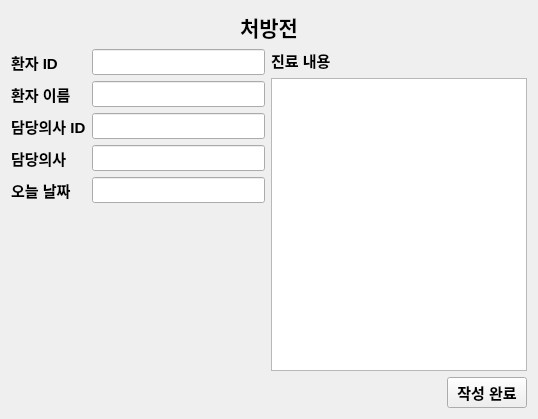
<?xml version="1.0" encoding="UTF-8"?>
<ui version="4.0">
 <class>Prescription</class>
 <widget class="QWidget" name="Prescription">
  <property name="geometry">
   <rect>
    <x>0</x>
    <y>0</y>
    <width>538</width>
    <height>419</height>
   </rect>
  </property>
  <property name="windowTitle">
   <string>Form</string>
  </property>
  <layout class="QGridLayout" name="gridLayout">
   <item row="0" column="0">
    <widget class="QLabel" name="label">
     <property name="font">
      <font>
       <pointsize>16</pointsize>
       <bold>true</bold>
      </font>
     </property>
     <property name="text">
      <string>처방전</string>
     </property>
     <property name="alignment">
      <set>Qt::AlignCenter</set>
     </property>
    </widget>
   </item>
   <item row="1" column="0">
    <layout class="QHBoxLayout" name="horizontalLayout">
     <item>
      <layout class="QFormLayout" name="formLayout">
       <item row="0" column="0">
        <widget class="QLabel" name="label_2">
         <property name="font">
          <font>
           <pointsize>11</pointsize>
           <bold>true</bold>
          </font>
         </property>
         <property name="text">
          <string>환자 ID</string>
         </property>
         <property name="buddy">
          <cstring>lineEdit</cstring>
         </property>
        </widget>
       </item>
       <item row="0" column="1">
        <widget class="QLineEdit" name="lineEdit">
         <property name="font">
          <font>
           <pointsize>11</pointsize>
          </font>
         </property>
        </widget>
       </item>
       <item row="1" column="0">
        <widget class="QLabel" name="label_3">
         <property name="font">
          <font>
           <pointsize>11</pointsize>
           <bold>true</bold>
          </font>
         </property>
         <property name="text">
          <string>환자 이름</string>
         </property>
         <property name="buddy">
          <cstring>lineEdit_2</cstring>
         </property>
        </widget>
       </item>
       <item row="2" column="0">
        <widget class="QLabel" name="label_4">
         <property name="font">
          <font>
           <pointsize>11</pointsize>
           <bold>true</bold>
          </font>
         </property>
         <property name="text">
          <string>담당의사 ID</string>
         </property>
         <property name="buddy">
          <cstring>lineEdit_3</cstring>
         </property>
        </widget>
       </item>
       <item row="3" column="0">
        <widget class="QLabel" name="label_5">
         <property name="font">
          <font>
           <pointsize>11</pointsize>
           <bold>true</bold>
          </font>
         </property>
         <property name="text">
          <string>담당의사</string>
         </property>
         <property name="buddy">
          <cstring>lineEdit_4</cstring>
         </property>
        </widget>
       </item>
       <item row="4" column="0">
        <widget class="QLabel" name="label_6">
         <property name="font">
          <font>
           <pointsize>11</pointsize>
           <bold>true</bold>
          </font>
         </property>
         <property name="text">
          <string>오늘 날짜</string>
         </property>
         <property name="buddy">
          <cstring>lineEdit_5</cstring>
         </property>
        </widget>
       </item>
       <item row="1" column="1">
        <widget class="QLineEdit" name="lineEdit_2">
         <property name="font">
          <font>
           <pointsize>11</pointsize>
          </font>
         </property>
        </widget>
       </item>
       <item row="2" column="1">
        <widget class="QLineEdit" name="lineEdit_3">
         <property name="font">
          <font>
           <pointsize>11</pointsize>
          </font>
         </property>
        </widget>
       </item>
       <item row="3" column="1">
        <widget class="QLineEdit" name="lineEdit_4">
         <property name="font">
          <font>
           <pointsize>11</pointsize>
          </font>
         </property>
        </widget>
       </item>
       <item row="4" column="1">
        <widget class="QLineEdit" name="lineEdit_5">
         <property name="font">
          <font>
           <pointsize>11</pointsize>
          </font>
         </property>
        </widget>
       </item>
      </layout>
     </item>
     <item>
      <layout class="QVBoxLayout" name="verticalLayout">
       <item>
        <widget class="QLabel" name="label_7">
         <property name="font">
          <font>
           <pointsize>11</pointsize>
           <bold>true</bold>
          </font>
         </property>
         <property name="text">
          <string>진료 내용</string>
         </property>
         <property name="buddy">
          <cstring>textEdit</cstring>
         </property>
        </widget>
       </item>
       <item>
        <widget class="QTextEdit" name="textEdit">
         <property name="font">
          <font>
           <pointsize>11</pointsize>
          </font>
         </property>
        </widget>
       </item>
      </layout>
     </item>
    </layout>
   </item>
   <item row="2" column="0">
    <layout class="QHBoxLayout" name="horizontalLayout_3">
     <item>
      <spacer name="horizontalSpacer">
       <property name="orientation">
        <enum>Qt::Horizontal</enum>
       </property>
       <property name="sizeHint" stdset="0">
        <size>
         <width>40</width>
         <height>20</height>
        </size>
       </property>
      </spacer>
     </item>
     <item>
      <widget class="QPushButton" name="pushButton">
       <property name="font">
        <font>
         <pointsize>11</pointsize>
         <bold>true</bold>
        </font>
       </property>
       <property name="text">
        <string>작성 완료</string>
       </property>
      </widget>
     </item>
    </layout>
   </item>
  </layout>
 </widget>
 <resources/>
 <connections/>
</ui>
